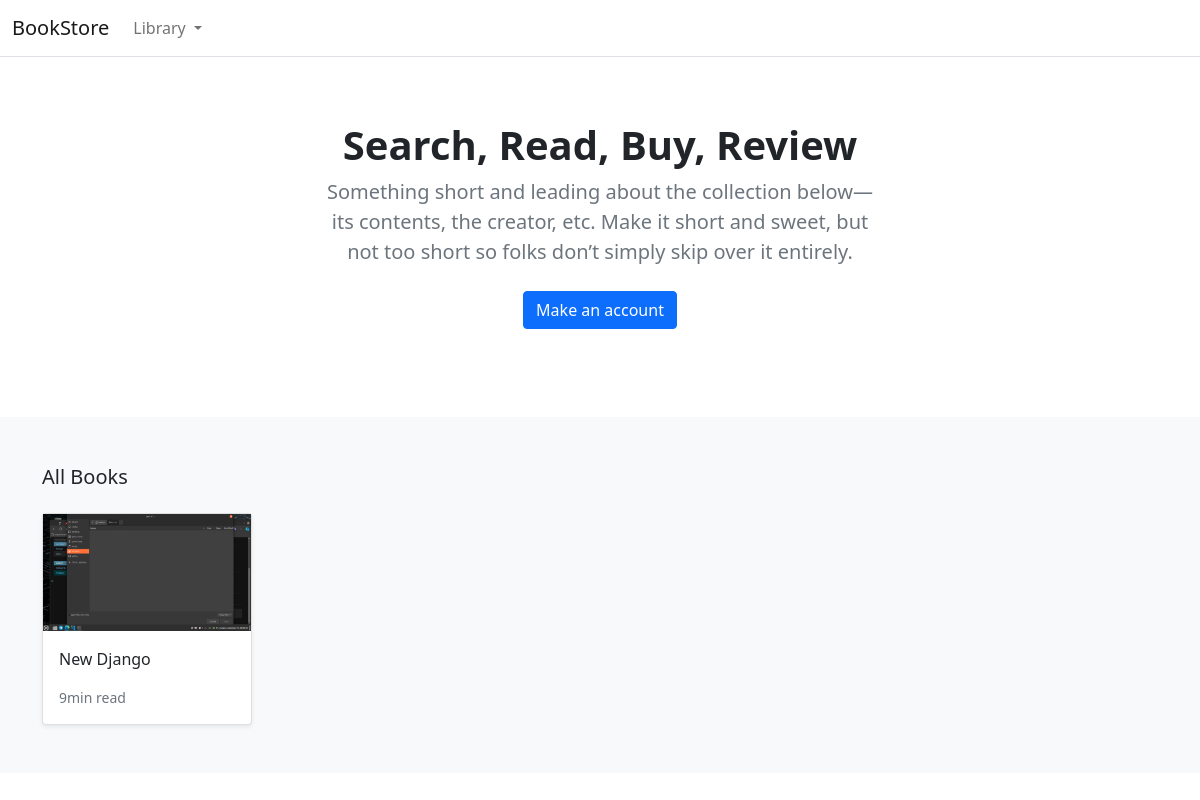
The app's page /, older data.
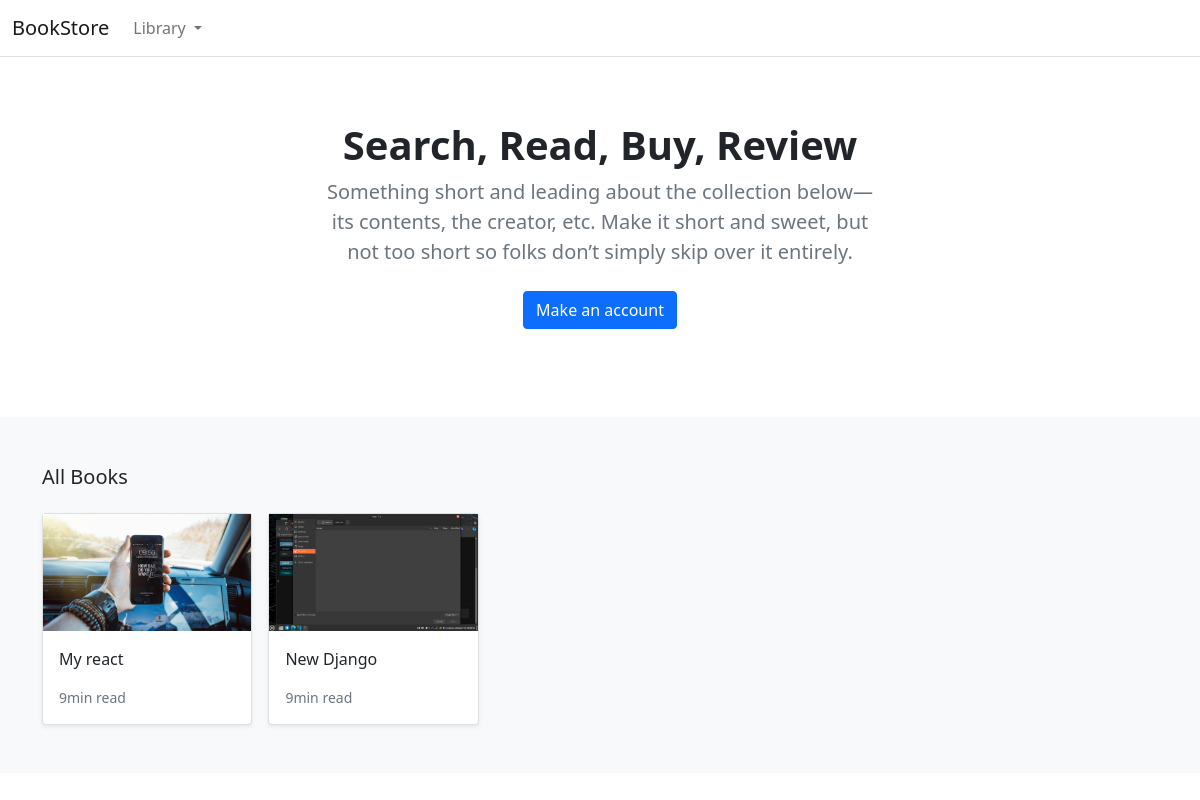
The same page, newer data.
### myapp/models.py (models this page shows, shortened)
class Product(models.Model):
    category = models.ForeignKey(Category, related_name='category', on_delete=models.CASCADE)
    created_by = models.ForeignKey(User, related_name='created_by', on_delete=models.CASCADE)
    title = models.CharField(max_length=255)
    author = models.CharField(max_length=255, default='admin')
    description = models.TextField(blank=True)
    image = models.ImageField(upload_to='images/')
    price = models.DecimalField(max_digits=8, decimal_places=2)
    slug = models.SlugField(max_length=255)
    in_stock = models.BooleanField(default=True)
    created = models.DateTimeField(auto_now_add=True)
    updated = models.DateTimeField(auto_now_add=True)
    is_active = models.BooleanField(default=True)
    objects = models.Manager()
    products = ProductManager()
    class Meta:
        verbose_name_plural = 'products'
        ordering = ('-created',)
    def get_absolute_url(self):
        return reverse('myapp:product_detail', args=[self.slug])

### myapp/views.py (the view)
# urls.py: path('', views.product_all, name='product_all'),
def product_all(request):
    products = Product.products.all()
    return render(request, 'home.html', {'products':products})

### myapp/models.py (called while the page is built)
    def get_queryset(self):
        return super(ProductManager, self).get_queryset().filter(is_active=True)

    def get_absolute_url(self):
        return reverse('myapp:category_list', args=[self.slug])

### myapp/views.py (called while the page is built)
def categories(request):
    return {
        'categories': Category.objects.all()
    }

### myapp/templates/home.html (shortened to what this page needs)
{% extends "./base.html" %}
{% load static %}
{% block content %}
<main>
  <section class="py-5 text-center container">
    <div class="row py-lg-3">
      <div class="col-lg-6 col-md-8 mx-auto">
        <h1 class="h1 fw-bold">Search, Read, Buy, Review</h1>
        <p class="lead text-muted">Something short and leading about the collection below—its contents, the creator,
          etc. Make it short and sweet, but not too short so folks don’t simply skip over it entirely.</p>
        <p>
          <a href="#" class="btn btn-primary my-2">Make an account</a>
        </p>
      </div>
    </div>
  </section>
  <div class="album py-5 bg-light">
    <div class="container">
      <div class="pb-3 h5">All Books</div>
      <div class="row row-cols-1 row-cols-sm-2 row-cols-md-5 g-3">
        {% for product in products %}
        <div class="col">
          <div class="card shadow-sm">
            <img class="img-fluid" alt="Responsive image" src="{{ product.image.url }}">
            <div class="card-body">
              <p class="card-text">
                <a class="text-dark text-decoration-none" href="{{ product.get_absolute_url }}">{{ product.title }}</a>
              </p>
              <div class="d-flex justify-content-between align-items-center">
                <small class="text-muted">9min read</small>
              </div>
            </div>
          </div>
        </div>
        {% endfor %}
      </div>
    </div>
  </div>
</main>
{% endblock %}

Row changes from the older to the newer data that the page shows:
added Product: image (picture), title "My react"
